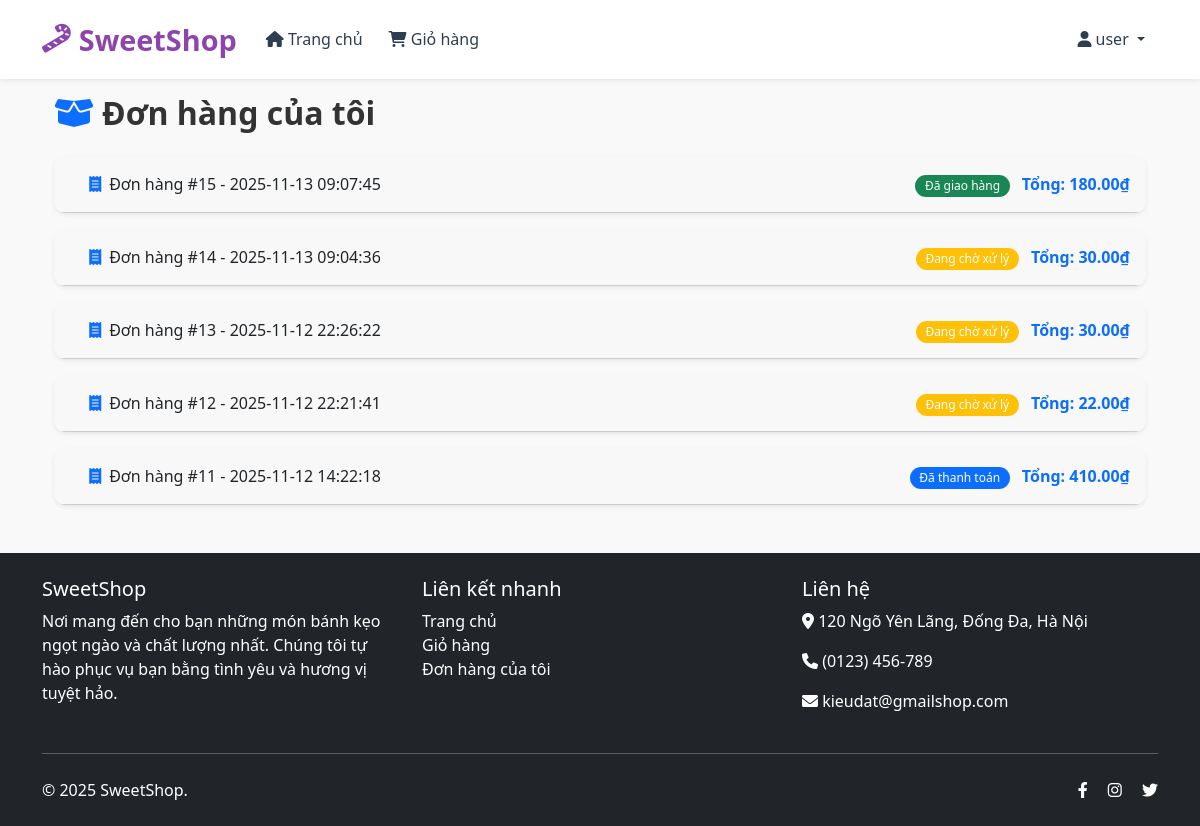
/my_orders (signed in), run on the app's committed database.
### app/models.py (models this page shows, shortened)
class User(UserMixin, db.Model):
    __tablename__ = 'users'
    id = db.Column(db.Integer, primary_key=True)
    username = db.Column(db.String(80), nullable=False, unique=True)
    password_hash = db.Column(db.String(120), nullable=False)
    role = db.Column(db.String(10), nullable=False, default='USER')  # 'USER' or 'ADMIN'
    created_at = db.Column(db.DateTime, nullable=False, default=datetime.utcnow)
    cart_items = db.relationship('Cart', backref='user', lazy=True, cascade='all, delete-orphan')
    orders = db.relationship('Order', backref='customer', lazy=True, cascade='all, delete-orphan')
    addresses = db.relationship('Address', backref='user', lazy=True, cascade='all, delete-orphan')

class Order(db.Model):
    __tablename__ = 'orders'
    id = db.Column(db.Integer, primary_key=True)
    user_id = db.Column(db.Integer, db.ForeignKey('users.id'), nullable=False)
    order_date = db.Column(db.DateTime, nullable=False, default=datetime.utcnow)
    total_amount = db.Column(db.Numeric(10, 2), nullable=False)
    status = db.Column(db.String(20), nullable=False, default='PENDING')  # PENDING, PAID, SHIPPED, DELIVERED, CANCELLED
    shipping_address_id = db.Column(db.Integer, db.ForeignKey('addresses.id'), nullable=False)
    items = db.relationship('OrderItem', backref='order', lazy=True, cascade='all, delete-orphan')
    shipping_address = db.relationship('Address', backref='orders', lazy=True)

### app/main/routes.py (the view)
@bp.route('/my_orders')
@login_required
def my_orders():
    orders = Order.query.options(
        joinedload(Order.items).joinedload(OrderItem.product),
        joinedload(Order.shipping_address)
    ).filter_by(user_id=current_user.id).order_by(Order.order_date.desc()).all()
    return render_template('main/my_orders.html', orders=orders)

### app/__init__.py (called while the page is built)
def create_app(config_class=Config):
    app = Flask(__name__)
    app.config.from_object(config_class)
    db.init_app(app)
    login_manager.init_app(app)
    bcrypt.init_app(app)
    migrate = Migrate(app, db)  # Initialize Flask-Migrate
    login_manager.login_view = 'auth.login'
    login_manager.login_message = 'Đăng nhập để truy cập trang này.'
    from app.auth import bp as auth_bp
    app.register_blueprint(auth_bp)
    from app.admin import bp as admin_bp
    app.register_blueprint(admin_bp)
    from app.main import bp as main_bp
    app.register_blueprint(main_bp)
    @login_manager.user_loader
    def load_user(user_id):
        from app.models import User
        return User.query.get(int(user_id))
    return app

### app/templates/main/my_orders.html (shortened to what this page needs)
{% extends "base.html" %}
{% block content %}
<div class="container">
    <h2 class="mb-4 fw-bold"><i class="fas fa-box-open me-2 text-primary"></i>Đơn hàng của tôi</h2>
    {% if orders %}
    <div class="accordion" id="ordersAccordion">
        {% for order in orders %}
        <div class="card shadow-sm mb-3">
            <div class="card-header" id="orderHeading{{ order.id }}">
                <div class="d-flex justify-content-between align-items-center">
                    <h5 class="mb-0">
                        <button class="btn btn-link text-decoration-none text-dark" type="button" data-bs-toggle="collapse" data-bs-target="#order{{ order.id }}" aria-expanded="true" aria-controls="order{{ order.id }}">
                            <i class="fas fa-receipt me-2 text-primary"></i>Đơn hàng #{{ order.id }} - {{ order.order_date.strftime('%Y-%m-%d %H:%M:%S') }}
                        </button>
                    </h5>
                    <div>
                        <span class="badge bg-{% if order.status == 'PENDING' %}warning{% elif order.status == 'PAID' %}primary{% elif order.status == 'SHIPPED' %}info{% elif order.status == 'DELIVERED' %}success{% else %}secondary{% endif %} me-2">
                            {% if order.status == 'PENDING' %}Đang chờ xử lý
                            {% elif order.status == 'PAID' %}Đã thanh toán
                            {% elif order.status == 'SHIPPED' %}Đang vận chuyển
                            {% elif order.status == 'DELIVERED' %}Đã giao hàng
                            {% elif order.status == 'CANCELLED' %}Đã hủy
                            {% else %}Không xác định{% endif %}
                        </span>
                        <strong class="text-primary">Tổng: {{ "%.2f"|format(order.total_amount) }}₫</strong>
                    </div>
                </div>
            </div>
        </div>
        {% endfor %}
    </div>
    {% endif %}
</div>
{% endblock %}

### app/templates/base.html (shortened to what this page needs)
<!DOCTYPE html>
<html lang="vi">
<head>
    <link href="https://cdn.jsdelivr.net/npm/bootstrap@5.3.0/dist/css/bootstrap.min.css" rel="stylesheet">
    <link rel="stylesheet" href="https://cdnjs.cloudflare.com/ajax/libs/font-awesome/6.0.0/css/all.min.css">
    <link rel="stylesheet" href="{{ url_for('static', filename='css/style.css') }}">
</head>
<body>
    <nav class="navbar navbar-expand-lg navbar-light bg-white fixed-top shadow-sm">
        <div class="container">
            <a class="navbar-brand" href="{{ url_for('main.home') }}">
                <i class="fas fa-candy-cane"></i> SweetShop
            </a>
            <div class="collapse navbar-collapse" id="navbarNav">
                <ul class="navbar-nav me-auto">
                    <li class="nav-item">
                        <a class="nav-link" href="{{ url_for('main.home') }}"><i class="fas fa-home"></i> Trang chủ</a>
                    </li>
                    {% if current_user.is_authenticated %}
                    <li class="nav-item">
                        <a class="nav-link" href="{{ url_for('main.view_cart') }}">
                            <i class="fas fa-shopping-cart"></i> Giỏ hàng
                            {% set cart_count = current_user.cart_items|length %}
                        </a>
                    </li>
                    {% endif %}
                </ul>
                <ul class="navbar-nav">
                    {% if current_user.is_authenticated %}
                        <li class="nav-item dropdown">
                            <a class="nav-link dropdown-toggle" href="#" id="navbarDropdown" role="button" data-bs-toggle="dropdown">
                                <i class="fas fa-user"></i> {{ current_user.username }}
                            </a>
                        </li>
                    {% endif %}
                </ul>
            </div>
        </div>
    </nav>
    <div class="container mt-4">
        {% block content %}{% endblock %}
    </div>
    <footer class="footer mt-5 bg-dark text-white py-4">
        <div class="container">
            <div class="row">
                <div class="col-md-4 mb-4 mb-md-0">
                    <h5>SweetShop</h5>
                    <p>Nơi mang đến cho bạn những món bánh kẹo ngọt ngào và chất lượng nhất. Chúng tôi tự hào phục vụ bạn bằng tình yêu và hương vị tuyệt hảo.</p>
                </div>
                <div class="col-md-4 mb-4 mb-md-0">
                    <h5>Liên kết nhanh</h5>
                    <ul class="list-unstyled">
                        <li><a href="{{ url_for('main.home') }}" class="text-white text-decoration-none">Trang chủ</a></li>
                        <li><a href="{{ url_for('main.view_cart') }}" class="text-white text-decoration-none">Giỏ hàng</a></li>
                        <li><a href="{{ url_for('main.my_orders') }}" class="text-white text-decoration-none">Đơn hàng của tôi</a></li>
                    </ul>
                </div>
                <div class="col-md-4">
                    <h5>Liên hệ</h5>
                    <p><i class="fas fa-map-marker-alt"></i> 120 Ngõ Yên Lãng, Đống Đa, Hà Nội</p>
                    <p><i class="fas fa-phone"></i> (0123) 456-789</p>
                    <p><i class="fas fa-envelope"></i> kieudat@gmailshop.com</p>
                </div>
            </div>
            <hr class="my-4">
            <div class="d-flex justify-content-between align-items-center">
                <p class="mb-0">&copy; 2025 SweetShop.</p>
                <div>
                    <a href="#" class="text-white me-3"><i class="fab fa-facebook-f"></i></a>
                    <a href="#" class="text-white me-3"><i class="fab fa-instagram"></i></a>
                    <a href="#" class="text-white"><i class="fab fa-twitter"></i></a>
                </div>
            </div>
        </div>
    </footer>
</body>
</html>

### app/static/css/style.css (style rules this page uses)
:root { --primary-color: #8e44ad; --secondary-color: #3498db; --accent-color: #e74c3c; --light-color: #f8f9fa; --dark-color: #2c3e50; --success-color: #2ecc71; --text-color: #333; --border-color: #e0e0e0; }
body { background-color: #f9f9f9; font-family: 'Segoe UI', Tahoma, Geneva, Verdana, sans-serif; color: var(--text-color); padding-top: 70px; }
.navbar { box-shadow: 0 2px 10px rgba(0, 0, 0, 0.1); background-color: white !important; padding: 0.8rem 0; }
.navbar-brand { font-weight: 700; font-size: 1.8rem; color: var(--primary-color) !important; display: flex; align-items: center; }
.navbar-brand i { margin-right: 8px; }
.navbar-nav .nav-link { font-weight: 500; margin: 0 5px; transition: all 0.3s ease; color: var(--dark-color) !important; }
.card { border: none; border-radius: 12px; overflow: hidden; transition: all 0.3s ease; box-shadow: 0 4px 15px rgba(0, 0, 0, 0.08); margin-bottom: 1.5rem; height: 100%; }
.btn { border-radius: 8px; padding: 0.5rem 1.2rem; font-weight: 500; transition: all 0.3s ease; border: none; }
.badge { border-radius: 20px; padding: 0.4em 0.8em; font-weight: 500; }
.footer { background: var(--dark-color); color: white; padding: 3rem 0 1.5rem; margin-top: 4rem; }
.footer a { color: #bbb; transition: color 0.3s ease; }

### data on the page
User: username "user"
Order: id "15", order_date "2025-11-13 09:07:45", status "Đã giao hàng", total_amount "180.00"
Order: id "14", order_date "2025-11-13 09:04:36", status "Đang chờ xử lý", total_amount "30.00"
Order: id "13", order_date "2025-11-12 22:26:22", status "Đang chờ xử lý", total_amount "30.00"
Order: id "12", order_date "2025-11-12 22:21:41", status "Đang chờ xử lý", total_amount "22.00"
Order: id "11", order_date "2025-11-12 14:22:18", status "Đã thanh toán", total_amount "410.00"
